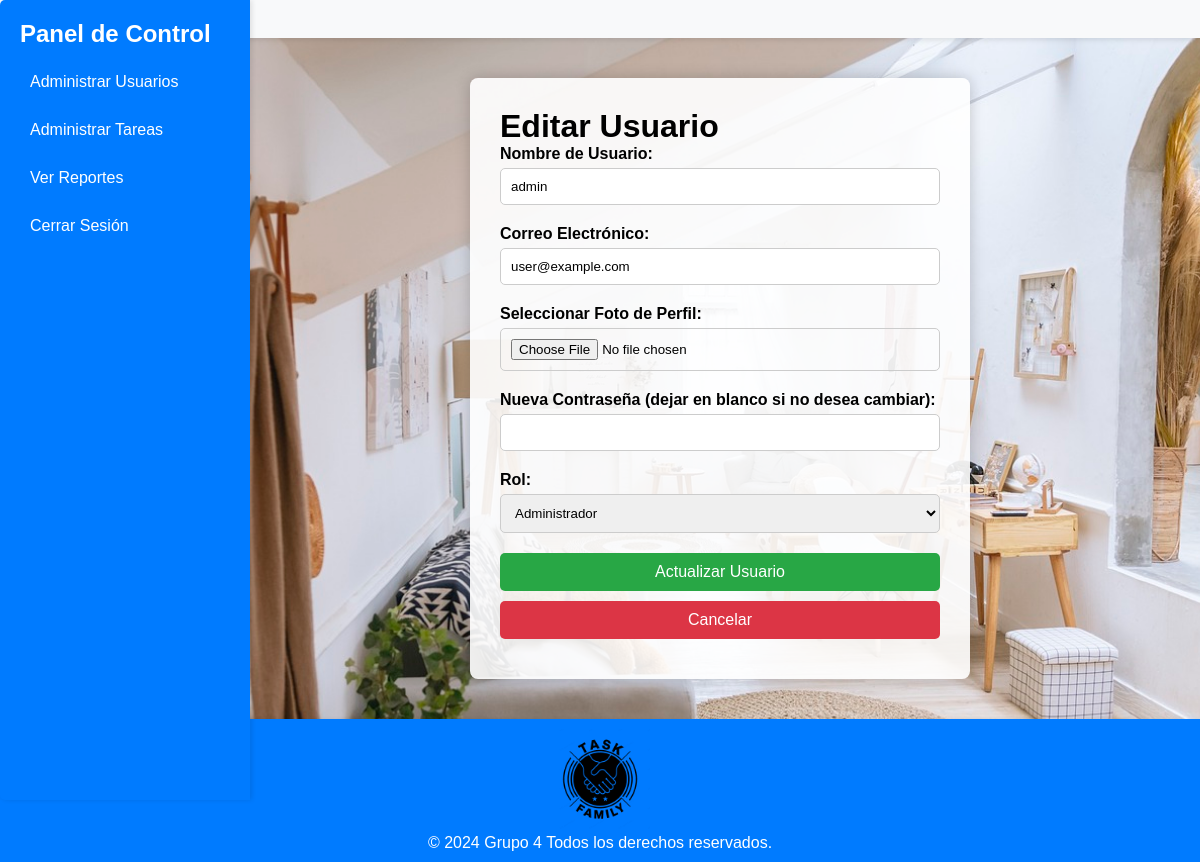
The page /edit_user.php?id=10 (signed in) on the database its author committed.
### tables this page shows
CREATE TABLE `users` (
  `id` int(11) NOT NULL,
  `username` varchar(50) NOT NULL,
  `email` varchar(100) NOT NULL,
  `profile_picture` varchar(255) DEFAULT NULL,
  `password` varchar(255) NOT NULL,
  `role` enum('admin','user') NOT NULL,
  `created_at` timestamp NOT NULL DEFAULT current_timestamp(),
  `photo` varchar(255) DEFAULT 'uploads/default-avatar.png'
);

### edit_user.php (the view, shortened to what this page needs)
<?php
include 'db_connection.php';
$id = $_GET['id'];
$sql = "SELECT * FROM users WHERE id = ?";
$stmt = $conn->prepare($sql);
$stmt->bind_param("i", $id);
$stmt->execute();
$result = $stmt->get_result();
$user = $result->fetch_assoc();
?>
<!DOCTYPE html>
<html lang="es">
<head>
    <link rel="stylesheet" href="styles/edit_user.css">
</head>
<body>
    <?php include 'header_admin.php'; ?>
    <?php include 'sidebar.php'; ?>
    <div class="main-content">
        <div class="form-container">
            <h1>Editar Usuario</h1>
            <form id="editUserForm" action="edit_user.php" method="POST" enctype="multipart/form-data">
                <div class="form-group">
                    <label for="username">Nombre de Usuario:</label>
                    <input type="text" id="username" name="username" value="<?php echo htmlspecialchars($user['username']); ?>" required>
                </div>
                <div class="form-group">
                    <label for="email">Correo Electrónico:</label>
                    <input type="email" id="email" name="email" value="<?php echo htmlspecialchars($user['email']); ?>" required>
                </div>
                <div class="form-group">
                    <label for="profile_picture">Seleccionar Foto de Perfil:</label>
                    <input type="file" id="profile_picture" name="profile_picture" accept="image/*">
                </div>
                <div class="form-group">
                    <label for="password">Nueva Contraseña (dejar en blanco si no desea cambiar):</label>
                    <input type="password" id="password" name="password">
                </div>
                <div class="form-group">
                    <label for="role">Rol:</label>
                    <select id="role" name="role" required>
                        <option value="admin" <?php if ($user['role'] === 'admin') echo 'selected'; ?>>Administrador</option>
                    </select>
                </div>
                <button type="submit">Actualizar Usuario</button>
                <button type="button" id="cancelButton">Cancelar</button>
            </form>
        </div>
    </div>
    <?php include 'footer.php'; ?>
</body>
</html>

### styles/edit_user.css (style rules this page uses)
* { margin: 0; padding: 0; box-sizing: border-box; }
body { font-family: 'Ubuntu', sans-serif; background-image: url('../assets/images/hogar.jpg'); background-size: cover; background-position: center; display: flex; flex-direction: column; min-height: 100vh; }
.main-content { margin-left: 240px; padding: 20px; flex: 1; }
.form-container { max-width: 500px; background: rgba(255, 255, 255, 0.9); border-radius: 8px; box-shadow: 0 0 15px rgba(0, 0, 0, 0.2); padding: 30px; margin: 20px auto; }
.form-group { margin-bottom: 20px; }
.form-group label { display: block; margin-bottom: 5px; font-weight: bold; }
.form-group input, .form-group select { width: 100%; padding: 10px; border: 1px solid #ccc; border-radius: 5px; transition: border-color 0.3s; }
button { padding: 10px; border: none; border-radius: 5px; cursor: pointer; width: 100%; transition: background-color 0.3s; font-size: 16px; margin-bottom: 10px; }
button[type="submit"] { background-color: #28a745; color: white; }
button[type="button"] { background-color: #dc3545; color: white; }

### rows shown on the page
users: username "admin", email "user@example.com", role "Administrador"
